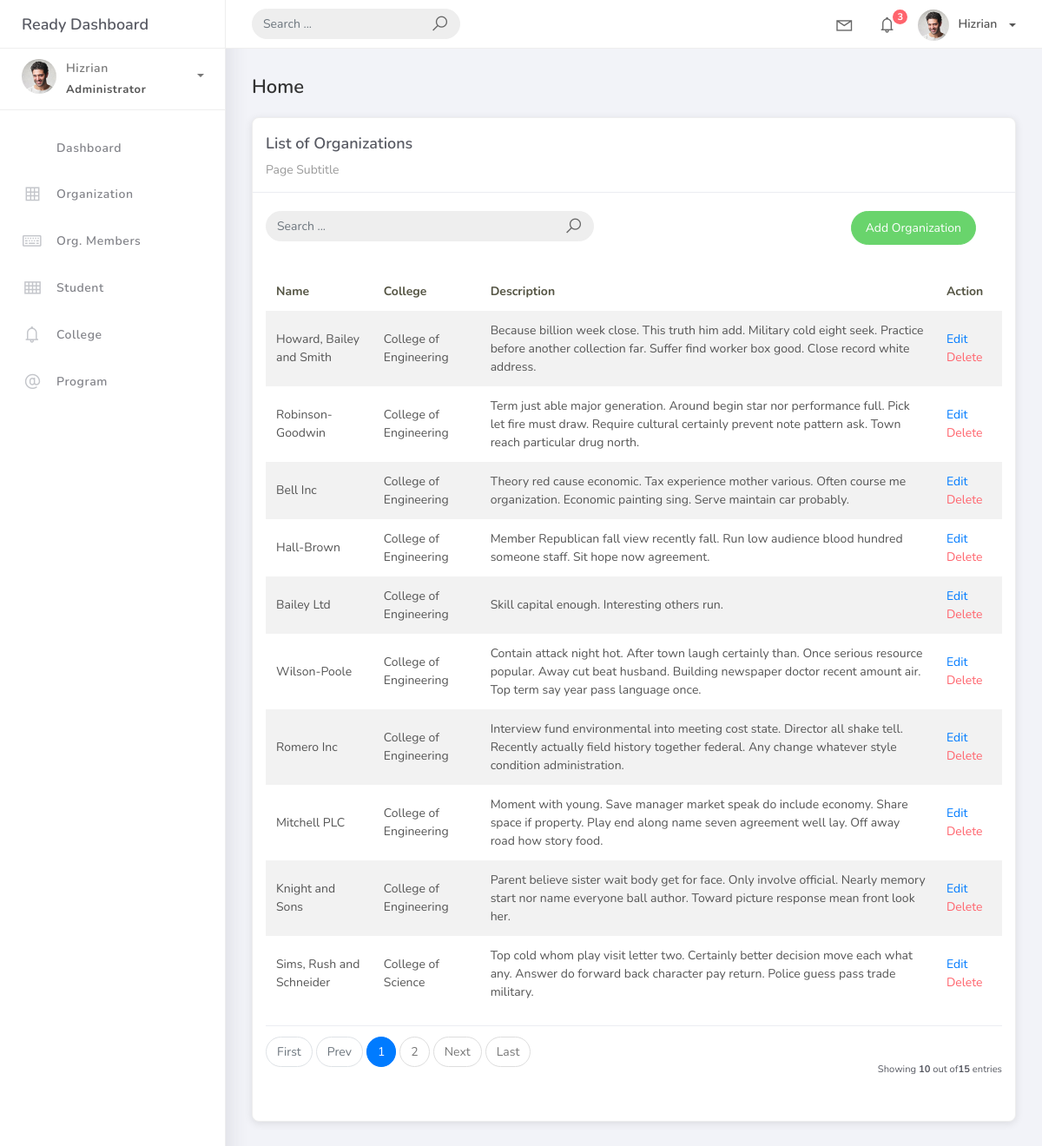
The page /organizations/ on the database its author committed.
### projectsite/models.py (models this page shows, shortened)
class BaseModel(models.Model):
    created_at = models.DateTimeField(auto_now_add=True, db_index=True)
    updated_at = models.DateTimeField(auto_now=True)
    class Meta:
        abstract = True

class Organization(BaseModel):
    name = models.CharField(max_length=100)
    college = models.ForeignKey(College, on_delete=models.CASCADE)
    description = models.TextField()

class College(BaseModel):
    college_name = models.CharField(max_length=100)
    def __str__(self):
        return self.college_name

### projectsite/views.py (the view)
# urls.py: path('organizations/', views.OrganizationListView.as_view(), name='organization-list'),
class OrganizationListView(ListView):
    model = Organization
    template_name = 'org_list.html'
    context_object_name = 'organizations'
    paginate_by = 10
    def get_queryset(self):
        return Organization.objects.select_related('college').prefetch_related(
            'orgmembers_set'
        ).annotate(
            member_count=Count('orgmembers')
        ).all()

### templates/org_list.html (shortened to what this page needs)
{% extends 'base.html' %} {% load static %} {% block content %}
<div class="content">
  <div class="container-fluid">
    <h4 class="page-title">Home</h4>
    <div class="row">
      <div class="col-md-12">
        <div class="card">
          <div class="card-header">
            <div class="card-title">List of Organizations</div>
            <div class="card-category">Page Subtitle</div>
          </div>
          <br />
          <div class="col-md-12 row">
            <div class="col-md-6">
              <form
                class="navbar-left navbar-form nav-search mr-md-3" action="{% url 'organization-list' %}">
                <div class="input-group">
                  <input
                    type="text" placeholder="Search ... " class="form-control" name="q" />
                  <div class="input-group-append">
                    <span class="input-group-text">
                      <i class="la la-search search-icon"></i>
                    </span>
                  </div>
                </div>
              </form>
            </div>
            <div class="col-md-6">
              <div class="pull-right">
                <a
                  href="{% url 'organization-add' %}" class="btn btn-success btn-rounded" >Add Organization</a>
              </div>
            </div>
          </div>
          <div class="card-body">
            <table class="table table-striped mt-3">
              <thead>
                <tr>
                  <th scope="col">Name</th>
                  <th scope="col">College</th>
                  <th scope="col">Description</th>
                  <th scope="col">Action</th>
                </tr>
              </thead>
              <tbody>
                {% for object in object_list %}
                <tr>
                  <td>{{ object.name }}</td>
                  <td>{{ object.college }}</td>
                  <td>{{ object.description }}</td>
                  <td>
                    <a href="organization_list/{{ object.id }}">Edit</a>
                    <a href="organization_list/{{ object.id }}/delete" class="text-danger">Delete</a></td>
                </tr>
                {% endfor %}
              </tbody>
            </table>
            {% include 'includes/pagination.html' %}
          </div>
        </div>
      </div>
    </div>
  </div>
</div>
{% endblock %}

### templates/base.html (style rules this page uses)
.card-title { font-size: 1.25rem; font-weight: 600; color: #1a237e; margin-bottom: 1.2rem; }
.card { margin-bottom: 25px; box-shadow: 0 2px 10px rgba(0,0,0,0.1); border-radius: 8px; transition: transform 0.2s; }
.card-body { padding: 1.5rem; }
.card-header { background-color: #fff; border-bottom: 2px solid #f5f5f5; padding: 1.2rem 1.5rem; }

### rows shown on the page
Organization: name "Howard, Bailey and Smith", college "College of Engineering", description "Because billion week close. This truth him add. Military cold eight seek. Practice before another collection far. Suffer find worker box good. Close record white address."
Organization: name "Robinson-Goodwin", college "College of Engineering", description "Term just able major generation. Around begin star nor performance full. Pick let fire must draw. Require cultural certainly prevent note pattern ask. Town reach particular drug north."
Organization: name "Bell Inc", college "College of Engineering", description "Theory red cause economic. Tax experience mother various. Often course me organization. Economic painting sing. Serve maintain car probably."
Organization: name "Hall-Brown", college "College of Engineering", description "Member Republican fall view recently fall. Run low audience blood hundred someone staff. Sit hope now agreement."
Organization: name "Bailey Ltd", college "College of Engineering", description "Skill capital enough. Interesting others run."
Organization: name "Wilson-Poole", college "College of Engineering", description "Contain attack night hot. After town laugh certainly than. Once serious resource popular. Away cut beat husband. Building newspaper doctor recent amount air. Top term say year pass language once."
Organization: name "Romero Inc", college "College of Engineering", description "Interview fund environmental into meeting cost state. Director all shake tell. Recently actually field history together federal. Any change whatever style condition administration."
Organization: name "Mitchell PLC", college "College of Engineering", description "Moment with young. Save manager market speak do include economy. Share space if property. Play end along name seven agreement well lay. Off away road how story food."
Organization: name "Knight and Sons", college "College of Engineering", description "Parent believe sister wait body get for face. Only involve official. Nearly memory start nor name everyone ball author. Toward picture response mean front look her."
Organization: name "Sims, Rush and Schneider", college "College of Science", description "Top cold whom play visit letter two. Certainly better decision move each what any. Answer do forward back character pay return. Police guess pass trade military."

### other values the page prints
{{ page_num }} "1"
{{ page_num }} "2"
{{ object_list.count }} "10"
{{ paginator.count }} "15"
